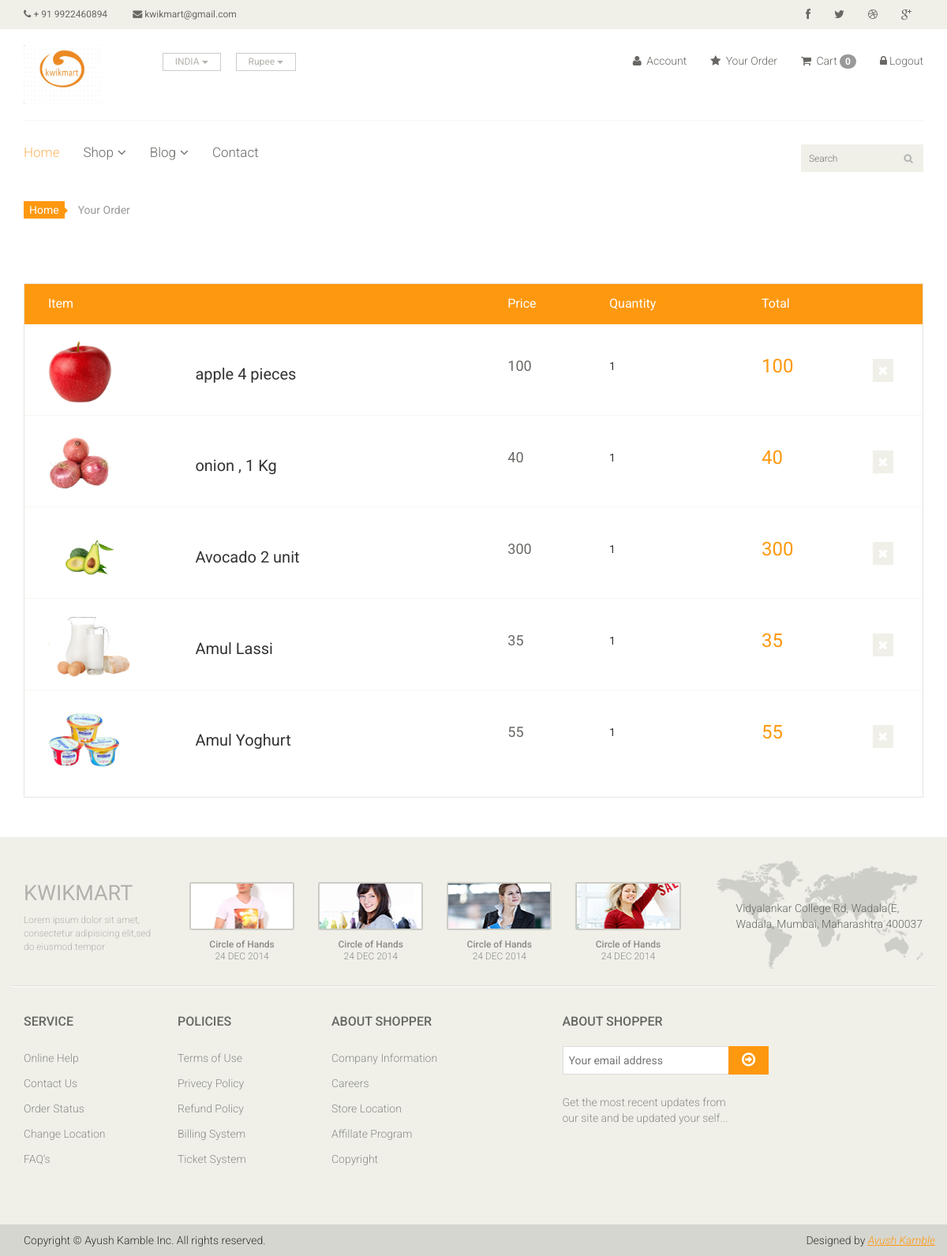
/order/ (signed in), run on the app's committed database.
### app/models.py (models this page shows)
class Order(models.Model):
    image = models.ImageField(upload_to='ecomerce/order/image')
    product = models.CharField(max_length=1000,default='')
    user = models.ForeignKey(User,on_delete=models.CASCADE)
    quantity = models.CharField(max_length=10)
    price = models.IntegerField()
    total = models.CharField(max_length=100,default='')
    date = models.DateField(default=datetime.datetime.today)
    def __str__(self):
        return self.product

### grocery_store/views.py (the view)
# urls.py: path('order/', views.Your_Order, name='order'),
def Your_Order(request):
    uid = request.session.get('_auth_user_id')
    user = User.objects.get(pk=uid)
    order = Order.objects.filter(user=user)
    context = {
        'order': order,
    }
    print(user,order)
    return render(request,'order.html',context)

### templates/order.html
{% extends 'master.html' %}
{% block body  %}
	<section id="cart_items">
		<div class="container">
			<div class="breadcrumbs">
				<ol class="breadcrumb">
				  <li><a href="#">Home</a></li>
				  <li class="active">Your Order</li>
				</ol>
			</div>
			<div class="table-responsive cart_info">
				<table class="table table-condensed">
					<thead>
						<tr class="cart_menu">
							<td class="image">Item</td>
							<td class="description"></td>
							<td class="price">Price</td>
							<td class="quantity">Quantity</td>
							<td class="total">Total</td>
							<td></td>
						</tr>
					</thead>
					<tbody>
					{% for i in order %}
						<tr>
							<td class="cart_product">
								<a href=""><img src="{{i.image}}" alt="" height="80px"></a>
							</td>
							<td class="cart_description">
								<h4><a href="">{{i.product}}</a></h4>
							</td>
							<td class="cart_price">
								<p>{{i.price}}</p>
							</td>
							<td class="cart_quantity">
								<div class="cart_quantity_button">
									<p>{{i.quantity}}</p>
								</div>
							</td>
							<td class="cart_total">
								<p class="cart_total_price">{{i.total}}</p>
							</td>
							<td class="cart_delete">
								<a class="cart_quantity_delete" href=""><i class="fa fa-times"></i></a>
							</td>
						</tr>
						{% endfor %}
					</tbody>
				</table>
			</div>
		</div>
	</section>
{% endblock %}

### templates/master.html (shortened to what this page needs)
<!DOCTYPE html>
<html lang="en">
<head>
    {% load static %}
    <link href=" /static/css/bootstrap.min.css" rel="stylesheet">
    <link href=" /static/css/font-awesome.min.css" rel="stylesheet">
    <link href=" /static/css/prettyPhoto.css" rel="stylesheet">
    <link href=" /static/css/price-range.css" rel="stylesheet">
    <link href=" /static/css/animate.css" rel="stylesheet">
	<link href=" /static/css/main.css" rel="stylesheet">
	<link href=" /static/css/responsive.css" rel="stylesheet">
</head>
<body>
	<header id="header">
		<div class="header_top">
			<div class="container">
				<div class="row">
					<div class="col-sm-6">
						<div class="contactinfo">
							<ul class="nav nav-pills">
								<li><a href="#"><i class="fa fa-phone"></i> + 91 9922460894</a></li>
								<li><a href="#"><i class="fa fa-envelope"></i> kwikmart@gmail.com</a></li>
							</ul>
						</div>
					</div>
					<div class="col-sm-6">
						<div class="social-icons pull-right">
							<ul class="nav navbar-nav">
								<li><a href="#"><i class="fa fa-facebook"></i></a></li>
								<li><a href="#"><i class="fa fa-twitter"></i></a></li>
								<li><a href="#"><i class="fa fa-dribbble"></i></a></li>
								<li><a href="#"><i class="fa fa-google-plus"></i></a></li>
							</ul>
						</div>
					</div>
				</div>
			</div>
		</div>
		<div class="header-middle">
			<div class="container">
				<div class="row">
					<div class="col-sm-4">
						<div class="logo pull-left">
							<a href="index.html"><img src="/static/images/home/logo-6.png" alt="" height="75 " width="100"/></a>
						</div>
						<div class="btn-group pull-right ">
							<div class="btn-group">
								<button type="button" class="btn btn-default dropdown-toggle usa" data-toggle="dropdown">
									INDIA
									<span class="caret"></span>
								</button>
							</div>
							<div class="btn-group">
								<button type="button" class="btn btn-default dropdown-toggle usa" data-toggle="dropdown">
									Rupee
									<span class="caret"></span>
								</button>
							</div>
						</div>
					</div>
					<div class="col-sm-8">
						<div class="shop-menu pull-right">
							<ul class="nav navbar-nav">
								<li><a href="#"><i class="fa fa-user"></i> Account</a></li>
								<li><a href="order/"><i class="fa fa-star"></i> Your Order </a></li>
								<li><a href="/cart/cart-detail/"><i class="fa fa-shopping-cart"></i> Cart <span class="badge badge-secondary">{{request.session.cart|length}}</span></a></li>
								{% if  user.is_authenticated %}
								<li><a href="{% url 'logout' %}"> <i class="fa fa-lock"> </i>Logout</a></li>
								{% else %}
								<li><a href="{% url 'login' %}"> <i class="fa fa-lock"> </i>Login</a></li>
								{% endif %}
							</ul>
						</div>
					</div>
				</div>
			</div>
		</div>
		<div class="header-bottom">
			<div class="container">
				<div class="row">
					<div class="col-sm-9">
						<div class="mainmenu pull-left">
							<ul class="nav navbar-nav collapse navbar-collapse">
								<li><a href="/" class="active">Home</a></li>
								<li class="dropdown"><a href="#">Shop<i class="fa fa-angle-down"></i></a>
                                </li>
								<li ><a href="blog/">Blog<i class="fa fa-angle-down"></i></a>
                                </li>
								<li><a href="contact_us">Contact</a></li>
							</ul>
						</div>
					</div>
					<div class="col-sm-3">
						<form method="get" action="/search/">
						<div class="search_box pull-right">
							<input name="query"  type="text" placeholder="Search"/>
						</div>
							</form>
					</div>
				</div>
			</div>
		</div>
	</header>
{% block body %} {% endblock %}
	<footer id="footer">
		<div class="footer-top">
			<div class="container">
				<div class="row">
					<div class="col-sm-2">
						<div class="companyinfo">
							<h2>kwikMart</h2>
							<p>Lorem ipsum dolor sit amet, consectetur adipisicing elit,sed do eiusmod tempor</p>
						</div>
					</div>
					<div class="col-sm-7">
						<div class="col-sm-3">
							<div class="video-gallery text-center">
								<a href="#">
									<div class="iframe-img">
										<img src="/static/images/home/iframe1.png" alt="" />
									</div>
								</a>
								<p>Circle of Hands</p>
								<h2>24 DEC 2014</h2>
							</div>
						</div>
						<div class="col-sm-3">
							<div class="video-gallery text-center">
								<a href="#">
									<div class="iframe-img">
										<img src="/static/images/home/iframe2.png" alt="" />
									</div>
								</a>
								<p>Circle of Hands</p>
								<h2>24 DEC 2014</h2>
							</div>
						</div>
						<div class="col-sm-3">
							<div class="video-gallery text-center">
								<a href="#">
									<div class="iframe-img">
										<img src="/static/images/home/iframe3.png" alt="" />
									</div>
								</a>
								<p>Circle of Hands</p>
								<h2>24 DEC 2014</h2>
							</div>
						</div>
						<div class="col-sm-3">
							<div class="video-gallery text-center">
								<a href="#">
									<div class="iframe-img">
										<img src="/static/images/home/iframe4.png" alt="" />
									</div>
								</a>
								<p>Circle of Hands</p>
								<h2>24 DEC 2014</h2>
							</div>
						</div>
					</div>
					<div class="col-sm-3">
						<div class="address">
							<img src="/static/images/home/map.png" alt="" />
							<p>Vidyalankar College Rd, Wadala(E, Wadala, Mumbai, Maharashtra 400037</p>
						</div>
					</div>
				</div>
			</div>
		</div>
		<div class="footer-widget">
			<div class="container">
				<div class="row">
					<div class="col-sm-2">
						<div class="single-widget">
							<h2>Service</h2>
							<ul class="nav nav-pills nav-stacked">
								<li><a href="#">Online Help</a></li>
								<li><a href="#">Contact Us</a></li>
								<li><a href="#">Order Status</a></li>
								<li><a href="#">Change Location</a></li>
								<li><a href="#">FAQ’s</a></li>
							</ul>
						</div>
					</div>
					<div class="col-sm-2">
						<div class="single-widget">
							<h2>Policies</h2>
							<ul class="nav nav-pills nav-stacked">
								<li><a href="#">Terms of Use</a></li>
								<li><a href="#">Privecy Policy</a></li>
								<li><a href="#">Refund Policy</a></li>
								<li><a href="#">Billing System</a></li>
								<li><a href="#">Ticket System</a></li>
							</ul>
						</div>
					</div>
					<div class="col-sm-2">
						<div class="single-widget">
							<h2>About Shopper</h2>
							<ul class="nav nav-pills nav-stacked">
								<li><a href="#">Company Information</a></li>
								<li><a href="#">Careers</a></li>
								<li><a href="#">Store Location</a></li>
								<li><a href="#">Affillate Program</a></li>
								<li><a href="#">Copyright</a></li>
							</ul>
						</div>
					</div>
					<div class="col-sm-3 col-sm-offset-1">
						<div class="single-widget">
							<h2>About Shopper</h2>
							<form action="#" class="searchform">
								<input type="text" placeholder="Your email address" />
								<button type="submit" class="btn btn-default"><i class="fa fa-arrow-circle-o-right"></i></button>
								<p>Get the most recent updates from <br />our site and be updated your self...</p>
							</form>
						</div>
					</div>
				</div>
			</div>
		</div>
		<div class="footer-bottom">
			<div class="container">
				<div class="row">
					<p class="pull-left">Copyright © Ayush Kamble Inc. All rights reserved.</p>
					<p class="pull-right">Designed by <span><a target="_blank" href="http://www.themeum.com">Ayush Kamble</a></span></p>
				</div>
			</div>
		</div>
	</footer>
</body>
</html>

### data on the page
Order: image (picture), product "apple 4 pieces", price "100", quantity "1", total "100"
Order: image (picture), product "onion , 1 Kg", price "40", quantity "1", total "40"
Order: image (picture), product "Avocado 2 unit", price "300", quantity "1", total "300"
Order: image (picture), product "Amul Lassi", price "35", quantity "1", total "35"
Order: image (picture), product "Amul Yoghurt", price "55", quantity "1", total "55"

### other printed values
{{ request.session.cart|length }} "0"
